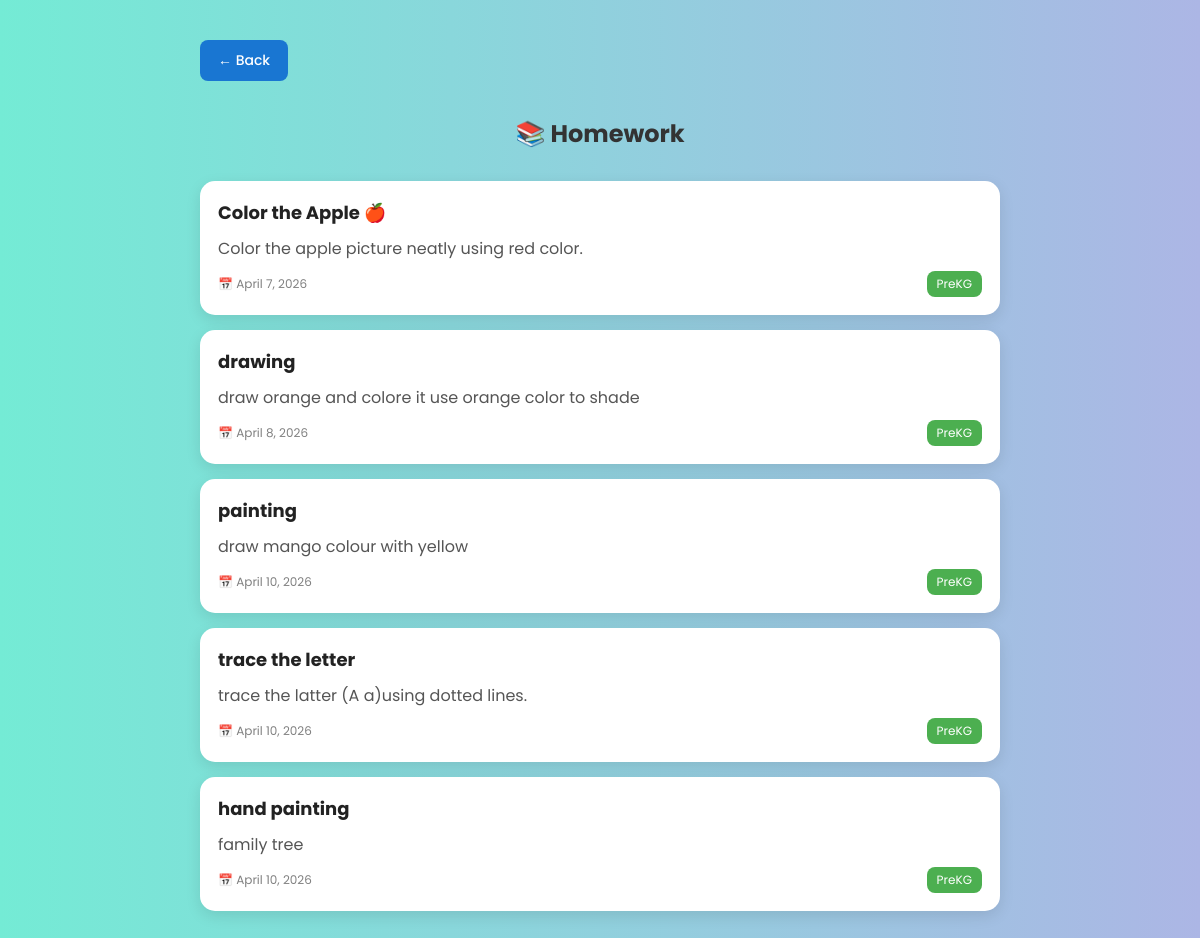
/homework/ (signed in), run on the app's committed database.
### students/models.py (models this page shows, shortened)
class Homework(models.Model):
    CLASS_CHOICES = [
        ('PreKG', 'PreKG'),
        ('LKG', 'LKG'),
        ('UKG', 'UKG')
    ]
    student_class = models.CharField(max_length=20, choices=CLASS_CHOICES)
    title = models.CharField(max_length=100)
    description = models.TextField()
    date = models.DateField()

### students/views.py (the view)
# urls.py: path('homework/', views.homework_view, name='homework'),
def homework_view(request):
    student_id = request.session.get('student_id')
    student = Admission.objects.get(id=student_id)
    homework = Homework.objects.filter(student_class=student.student_class)
    return render(request, 'homework.html', {'homework': homework})

### templates/homework.html (shortened to what this page needs)
<!DOCTYPE html>
<html>
<head>
</head>
<body>
<div class="container">
    <a href="{% url 'student_dashboard' %}" class="back-btn">← Back</a>
    <h2 class="header">📚 Homework</h2>
    {% for h in homework %}
        <div class="card">
            <div class="title">
                {{ h.title }}
            </div>
            <div class="desc">
                {{ h.description }}
            </div>
            <div class="footer">
                <span class="date">📅 {{ h.date }}</span>
                <span class="badge">
                    {{ h.student_class }}
                </span>
            </div>
        </div>
    {% empty %}
        <div class="empty">
            📭 No Homework Found
        </div>
    {% endfor %}
</div>
</body>
</html>

### templates/homework.html (style rules this page uses)
body { font-family: 'Poppins', sans-serif; background: linear-gradient(to right, #74ebd5, #ACB6E5); margin: 0; }
.container { max-width: 800px; margin: 40px auto; }
.back-btn { display: inline-block; margin-bottom: 15px; padding: 10px 18px; background: #1976d2; color: white; text-decoration: none; border-radius: 8px; font-size: 14px; font-weight: 500; }
.header { text-align: center; color: #333; margin-bottom: 30px; }
.card { background: white; padding: 18px; margin-bottom: 15px; border-radius: 15px; box-shadow: 0 5px 15px rgba(0,0,0,0.1); transition: 0.3s; }
.title { font-size: 18px; font-weight: bold; color: #222; }
.desc { margin: 10px 0; color: #555; }
.footer { display: flex; justify-content: space-between; align-items: center; }
.date { font-size: 12px; color: gray; }
.badge { background: #4CAF50; color: white; padding: 4px 10px; border-radius: 8px; font-size: 12px; }

### data on the page
Homework: title "Color the Apple 🍎", description "Color the apple picture neatly using red color.", date "April 7, 2026", student_class "PreKG"
Homework: title "drawing", description "draw orange and colore it use orange color to shade", date "April 8, 2026", student_class "PreKG"
Homework: title "painting", description "draw mango colour with yellow", date "April 10, 2026", student_class "PreKG"
Homework: title "trace the letter", description "trace the latter (A a)using dotted lines.", date "April 10, 2026", student_class "PreKG"
Homework: title "hand painting", description "family tree", date "April 10, 2026", student_class "PreKG"
